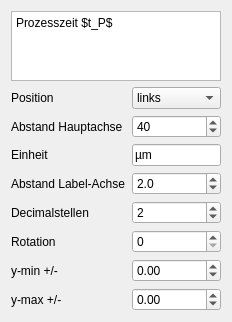
            <widget class="QWidget" name="y2Page">
             <property name="geometry">
              <rect>
               <x>0</x>
               <y>0</y>
               <width>232</width>
               <height>267</height>
              </rect>
             </property>
             <attribute name="label">
              <string>y - Achse Nr. 2</string>
             </attribute>
             <layout class="QVBoxLayout" name="verticalLayout_4">
              <item>
               <widget class="QPlainTextEdit" name="yLabel2">
                <property name="plainText">
                 <string>Prozesszeit $t_P$</string>
                </property>
               </widget>
              </item>
              <item>
               <layout class="QFormLayout" name="formLayout_5">
                <item row="0" column="0">
                 <widget class="QLabel" name="label_32">
                  <property name="text">
                   <string>Position</string>
                  </property>
                 </widget>
                </item>
                <item row="0" column="1">
                 <widget class="QComboBox" name="yLabelPosition2">
                  <item>
                   <property name="text">
                    <string>links</string>
                   </property>
                  </item>
                  <item>
                   <property name="text">
                    <string>rechts</string>
                   </property>
                  </item>
                 </widget>
                </item>
                <item row="1" column="0">
                 <widget class="QLabel" name="label_97">
                  <property name="text">
                   <string>Abstand Hauptachse</string>
                  </property>
                 </widget>
                </item>
                <item row="1" column="1">
                 <widget class="QDoubleSpinBox" name="yOutward">
                  <property name="decimals">
                   <number>0</number>
                  </property>
                  <property name="minimum">
                   <double>0.000000000000000</double>
                  </property>
                  <property name="maximum">
                   <double>500.000000000000000</double>
                  </property>
                  <property name="singleStep">
                   <double>1.000000000000000</double>
                  </property>
                  <property name="value">
                   <double>40.000000000000000</double>
                  </property>
                 </widget>
                </item>
                <item row="2" column="0">
                 <widget class="QLabel" name="label_64">
                  <property name="text">
                   <string>Einheit</string>
                  </property>
                 </widget>
                </item>
                <item row="2" column="1">
                 <widget class="QLineEdit" name="yUnit2">
                  <property name="text">
                   <string>µm</string>
                  </property>
                 </widget>
                </item>
                <item row="3" column="0">
                 <widget class="QLabel" name="label_70">
                  <property name="text">
                   <string>Abstand Label-Achse</string>
                  </property>
                 </widget>
                </item>
                <item row="3" column="1">
                 <widget class="QDoubleSpinBox" name="labelPadY2">
                  <property name="decimals">
                   <number>1</number>
                  </property>
                  <property name="minimum">
                   <double>-100.000000000000000</double>
                  </property>
                  <property name="maximum">
                   <double>100.000000000000000</double>
                  </property>
                  <property name="singleStep">
                   <double>1.000000000000000</double>
                  </property>
                  <property name="value">
                   <double>2.000000000000000</double>
                  </property>
                 </widget>
                </item>
                <item row="4" column="0">
                 <widget class="QLabel" name="label_75">
                  <property name="text">
                   <string>Decimalstellen</string>
                  </property>
                 </widget>
                </item>
                <item row="4" column="1">
                 <widget class="QDoubleSpinBox" name="yDecimals2">
                  <property name="decimals">
                   <number>0</number>
                  </property>
                  <property name="minimum">
                   <double>0.000000000000000</double>
                  </property>
                  <property name="maximum">
                   <double>100.000000000000000</double>
                  </property>
                  <property name="singleStep">
                   <double>1.000000000000000</double>
                  </property>
                  <property name="value">
                   <double>2.000000000000000</double>
                  </property>
                 </widget>
                </item>
                <item row="5" column="0">
                 <widget class="QLabel" name="label_95">
                  <property name="text">
                   <string>Rotation</string>
                  </property>
                 </widget>
                </item>
                <item row="5" column="1">
                 <widget class="QDoubleSpinBox" name="yRotation2">
                  <property name="decimals">
                   <number>0</number>
                  </property>
                  <property name="minimum">
                   <double>0.000000000000000</double>
                  </property>
                  <property name="maximum">
                   <double>360.000000000000000</double>
                  </property>
                  <property name="singleStep">
                   <double>1.000000000000000</double>
                  </property>
                  <property name="value">
                   <double>0.000000000000000</double>
                  </property>
                 </widget>
                </item>
                <item row="6" column="0">
                 <widget class="QLabel" name="yMinLabel_2">
                  <property name="text">
                   <string>y-min +/-</string>
                  </property>
                 </widget>
                </item>
                <item row="6" column="1">
                 <widget class="QDoubleSpinBox" name="yMinDoubleSpinBox_2">
                  <property name="minimum">
                   <double>-2147483648.000000000000000</double>
                  </property>
                  <property name="maximum">
                   <double>2147483647.000000000000000</double>
                  </property>
                  <property name="singleStep">
                   <double>0.010000000000000</double>
                  </property>
                 </widget>
                </item>
                <item row="7" column="0">
                 <widget class="QLabel" name="yMaxLabel_2">
                  <property name="text">
                   <string>y-max +/-</string>
                  </property>
                 </widget>
                </item>
                <item row="7" column="1">
                 <widget class="QDoubleSpinBox" name="yMaxDoubleSpinBox_2">
                  <property name="minimum">
                   <double>-2147483648.000000000000000</double>
                  </property>
                  <property name="maximum">
                   <double>2147483647.000000000000000</double>
                  </property>
                  <property name="singleStep">
                   <double>0.010000000000000</double>
                  </property>
                 </widget>
                </item>
               </layout>
              </item>
             </layout>
            </widget>
